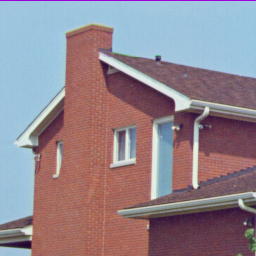
#> input picture house.png, 256 x 256 px, found by its file name
$ python raster_image_filter_find_edges.py
#> lines starting #> are read from the running program, lines starting #| are printed output that depends on the picture

# coding: utf-8

# In[2]:


import numpy as np
from PIL import Image, ImageFilter
from matplotlib import pyplot as plt


# In[3]:


filename="house.png"
img = Image.open(filename)
#> img is the input picture: PIL image 256x256 RGB; mean R, G, B 146.6, 133, 142


# In[5]:


edges = img.filter(ImageFilter.FIND_EDGES)
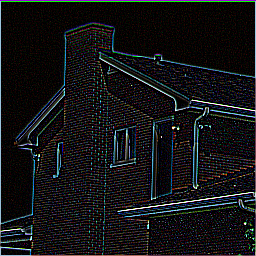
#> edges: PIL image 256x256 RGB; mean R, G, B 20.2, 20.4, 22.4


# In[10]:


plt.figure(1, figsize=(6,6), dpi=100)
plt.imshow(edges)


# In[11]:


plt.show()
